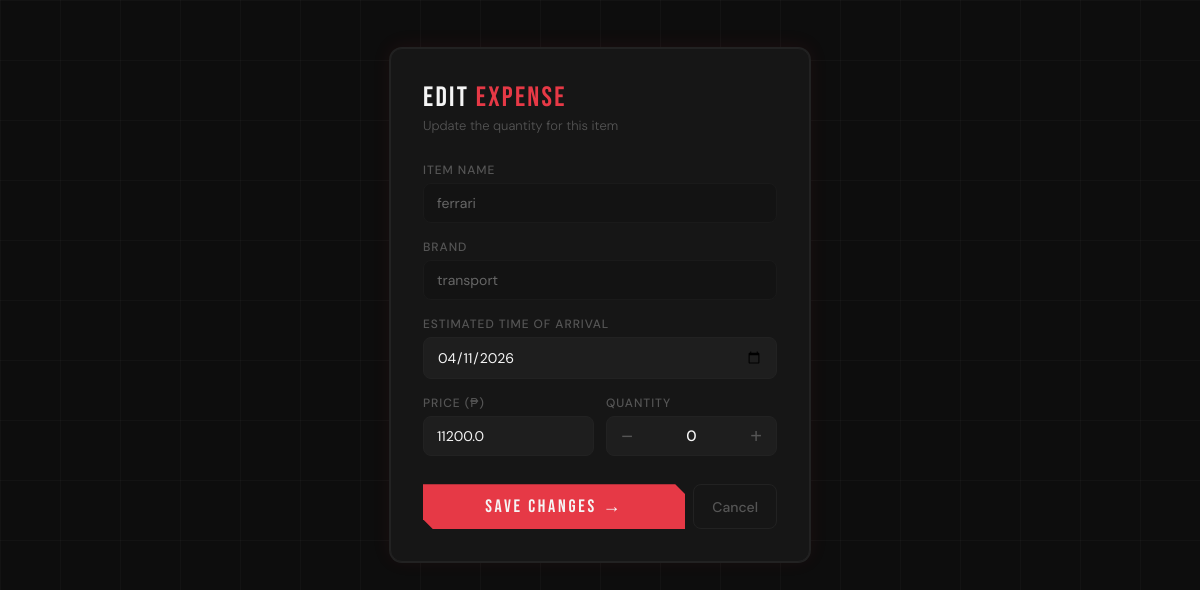
The app's page /edit/120e9401-900f-46bc-a216-bd692798b17c with its own data.
### tables this page shows
CREATE TABLE items (
        item_id TEXT PRIMARY KEY,
        name TEXT,
        brand TEXT,
        ETA TEXT,
        price REAL,
        quantity INTEGER,
        amount REAL
    );

### app.py (the view)
@app.route("/edit/<item_id>")
def edit_item(item_id):
    conn = get_db()
    cursor = conn.cursor()
    cursor.execute("SELECT * FROM items WHERE item_id =  ?",
                   (item_id,)
                   )
    row = cursor.fetchone()
    conn.close()
    return render_template("edit.html", item=row)

### app.py (called while the page is built)
def get_db():
    conn = sqlite3.connect("database.db")
    conn.row_factory = sqlite3.Row
    return conn

### templates/edit.html (shortened to what this page needs)
<!doctype html>
<html>
  <head>
  </head>
  <body>
    <div class="card">
      <div class="card-header">
        <h1>Edit <span>Expense</span></h1>
        <p class="subtitle">Update the quantity for this item</p>
      </div>
      <form action="/update/{{ item['item_id'] }}" method="POST">
        <div class="field">
          <label>Item name</label>
          <div class="field-readonly">{{ item.name }}</div>
        </div>
        <div class="field">
          <label>Brand</label>
          <div class="field-readonly">{{ item.brand }}</div>
        </div>
        <div>
          <div class="field">
            <label>Estimated Time of Arrival</label>
            <input type="date" name="ETA" value="{{ item.ETA }}" required />
          </div>
        </div>
        <div class="row">
          <div class="field">
            <label>Price (₱)</label>
            <input
              type="number"
              name="price"
              value="{{ item.price }}"
              step="0.01"
              required
            />
          </div>
          <div class="field">
            <label>Quantity</label>
            <div class="stepper">
              <button class="step-btn" id="minus" type="button">−</button>
              <span class="step-val" id="qty">0</span>
              <button class="step-btn" id="plus" type="button">+</button>
            </div>
          </div>
        </div>
        <div class="actions">
          <button type="submit" class="btn-save">Save Changes →</button>
          <a href="/list" class="btn-cancel">Cancel</a>
        </div>
      </form>
    </div>
  </body>
</html>

### templates/edit.html (style rules this page uses)
:root { --red: #e63946; --dark: #0d0d0d; --card: #161616; --muted: #555555; --white: #f5f5f5; --accent: #ffd60a; --border: #222222; --hover: #1e1e1e; }
* { box-sizing: border-box; margin: 0; padding: 0; }
body { font-family: "DM Sans", sans-serif; background: var(--dark); background-image: linear-gradient(rgba(255, 255, 255, 0.025) 1px, transparent 1px), linear-gradient( 90deg, rgba(255, 255, 255, 0.025) 1px, transparent 1px ); background-size: 60px 60px; display: flex; justify-content: center; padding: 3rem 1rem; color: var(--white); }
.card { background: var(--card); border: 1px solid var(--border); border-radius: 12px; padding: 2rem; width: 100%; max-width: 420px; box-shadow: 0 0 0 1px var(--border), 0 -2px 20px rgba(230, 57, 70, 0.08); }
.card-header { margin-bottom: 1.75rem; }
h1 { font-family: "Bebas Neue", sans-serif; font-size: 28px; font-weight: 400; letter-spacing: 0.08em; color: var(--white); margin-bottom: 0.2rem; }
h1 span { color: var(--red); }
.subtitle { font-size: 13px; color: var(--muted); font-weight: 300; }
.field { display: flex; flex-direction: column; gap: 5px; margin-bottom: 1rem; }
label { font-size: 12px; font-weight: 500; color: var(--muted); letter-spacing: 0.08em; text-transform: uppercase; }
.field-readonly { width: 100%; padding: 10px 13px; font-size: 14px; font-family: "DM Sans", sans-serif; background: #131313; border: 1px solid #1a1a1a; border-radius: 8px; color: #666; cursor: not-allowed; }
input { width: 100%; padding: 10px 13px; font-size: 14px; font-family: "DM Sans", sans-serif; background: var(--hover); border: 1px solid var(--border); border-radius: 8px; color: var(--white); outline: none; transition: border-color 0.15s ease; }
input::placeholder { color: #3a3a3a; }
.row { display: grid; grid-template-columns: 1fr 1fr; gap: 12px; }
.stepper { display: flex; align-items: center; background: var(--hover); border: 1px solid var(--border); border-radius: 8px; overflow: hidden; height: 40px; }
.step-btn { width: 40px; height: 40px; background: transparent; border: none; color: var(--muted); font-size: 20px; cursor: pointer; display: flex; align-items: center; justify-content: center; transition: background 0.15s, color 0.15s; flex-shrink: 0; }
.step-val { flex: 1; text-align: center; font-size: 15px; font-weight: 500; color: var(--white); user-select: none; }
.actions { display: flex; gap: 8px; margin-top: 0.75rem; }
.btn-save { flex: 1; padding: 12px; font-family: "Bebas Neue", sans-serif; font-size: 18px; letter-spacing: 0.15em; background: var(--red); color: var(--white); border: none; border-radius: 0; clip-path: polygon( 0 0, calc(100% - 10px) 0, 100% 10px, 100% 100%, 10px 100%, 0 calc(100% - 10px) ); cursor: pointer; position: relative; overflow: hidden; transition: background 0.2s ease, transform 0.15s ease; }
.btn-save::before { content: ""; position: absolute; inset: 0; background: linear-gradient( 90deg, transparent 0%, rgba(255, 255, 255, 0.1) 50%, transparent 100% ); transform: translateX(-100%); transition: transform 0.45s ease; }
.btn-cancel { padding: 10px 18px; font-family: "DM Sans", sans-serif; font-size: 14px; font-weight: 500; border: 1px solid var(--border); border-radius: 8px; background: transparent; color: var(--muted); cursor: pointer; text-decoration: none; display: inline-flex; align-items: center; transition: background 0.2s ease, color 0.2s ease, border-color 0.2s ease; }

### records on screen
items: name "ferrari", brand "transport", ETA "04/11/2026", price "11200.0"
